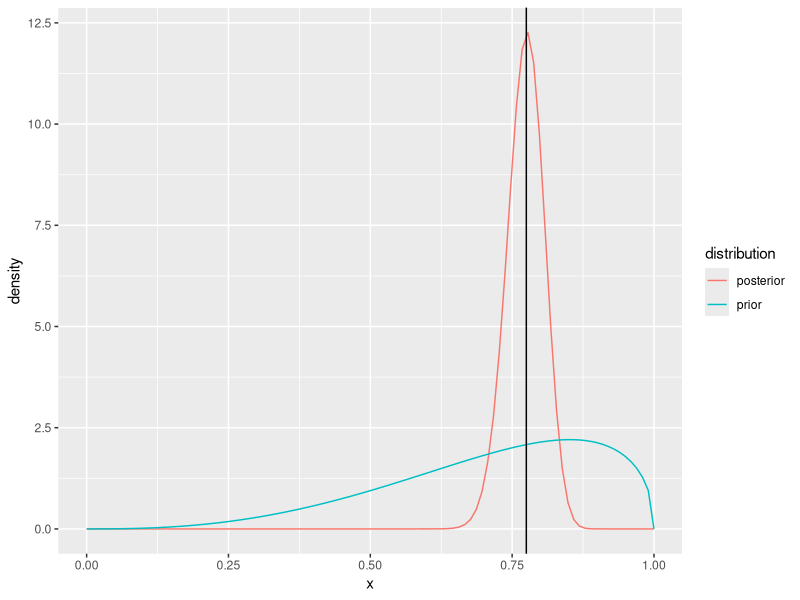
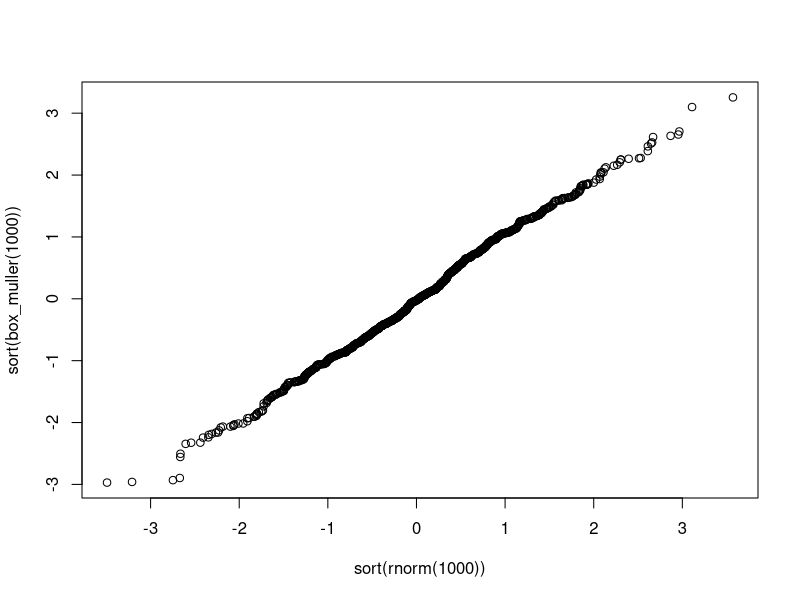
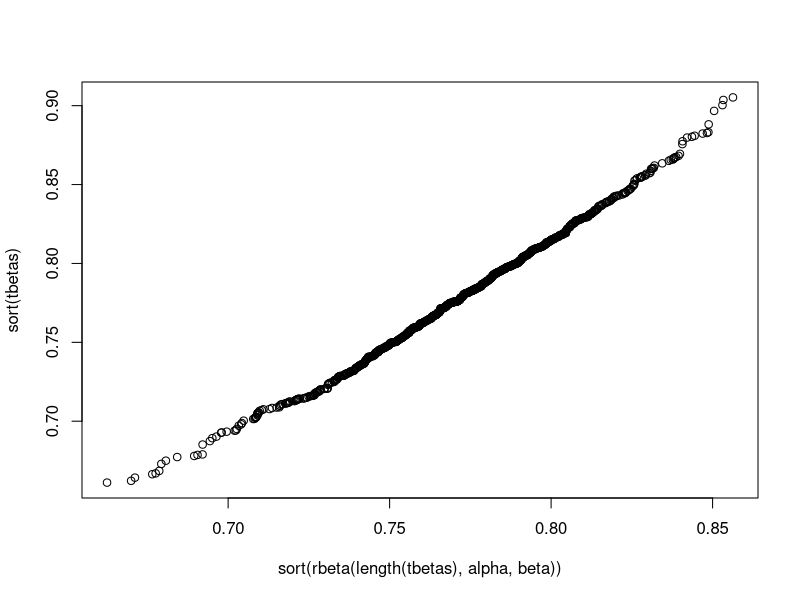
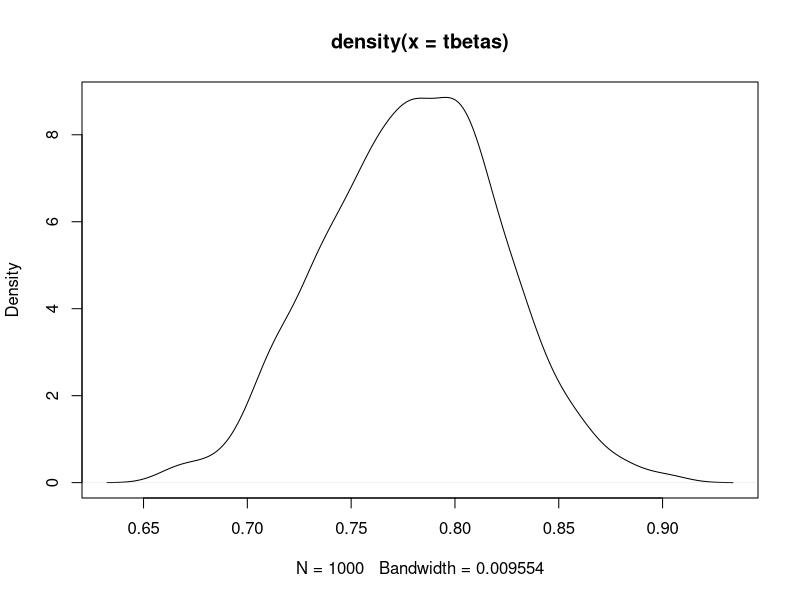
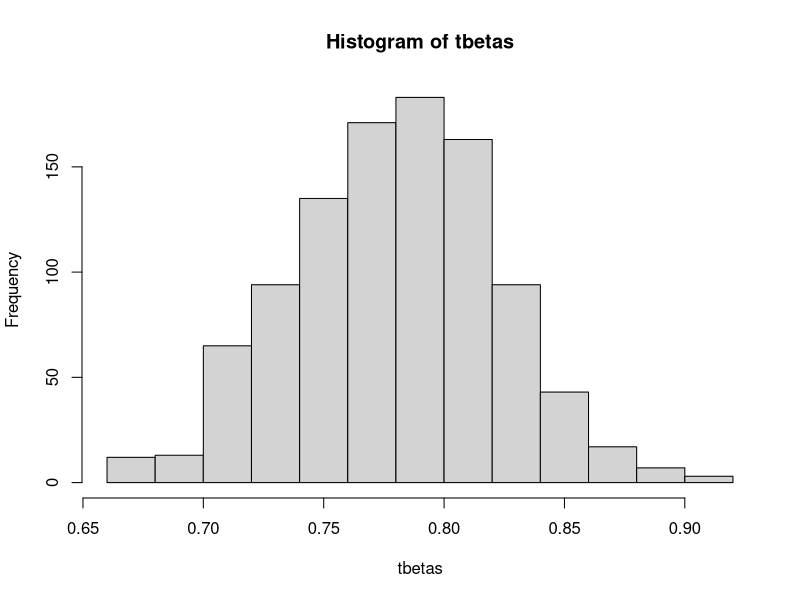

The R source for these figures, in order:
## ---- chunk 1
knitr::opts_chunk$set(echo = TRUE)
## ---- chunk 2
library(tidyr)
library(ggplot2)
library(tidyverse)
## ---- chunk 3
n_25 = (0.25+0.955)/2
n_50 = (0.50+0.9679)/2
n_75 = (0.75+0.98)/2
print(n_25)
print(n_50)
print(n_75)
## ---- chunk 4
y_trials = c(10, 50, 35, 25, 40)
y_failures = c(2, 8, 12, 6, 8)
y_successes = y_trials - y_failures
print(sum(y_trials)) # Value for n
print(sum(y_successes)) # Value for s
print(sum(y_successes)/sum(y_trials)) # Value for y_bar
## ---- chunk 5
a = 3.64
b = 1.46

plot_beta_prior = function(successes , trials , a , b , n){
  
  binary_data <- tibble(x=seq(from = 0 , to = 1 , len = n)) %>%
    mutate(prior = dbeta(x , a , b)) %>%
    mutate(posterior = dbeta(x , successes + a , trials - successes + b))%>%
    pivot_longer(cols = c(2,3) , names_to = 'distribution' , values_to = 'density')
  
  ggplot(binary_data) +
    geom_line(aes(x = x , y = density , col = distribution)) +
    geom_vline(xintercept = successes/trials)
}

# Prior has an effect
plot_beta_prior(sum(y_successes) , sum(y_trials) , a , b , 100)
## ---- chunk 6
N = 1e3
alpha = 127.64
beta = 37.46

# Box Muller for sampling normals
box_muller = function(N){
  M = ceiling(N/2)
  thetas = runif(M)*2*pi
  Us = runif(M)
  Ws = -2*log(1-Us)
  X1 = sqrt(Ws)*cos(thetas)
  X2 = sqrt(Ws)*sin(thetas)
  c(X1 , X2)[1:N]
}
# Check how well it approximates a normal dist
plot(sort(rnorm(1000)) , sort(box_muller(1000)))

# Normal Envelope for Beta
betaSams = function(n , a, b){
  A = a - 1
  B = b - 1
  xhat = A/(A+B)
  H = -1*(A^(1/3) + B^(1/3))^3
  Zs = box_muller(n) # substitute Normal sampler via ox Muller
  Xus = xhat + Zs*(sqrt(-1/H))
  hxhat = A*log(xhat)+ B*log(1-xhat)
  c = gamma(a)*gamma(b)/gamma(a+b)
  k = exp(hxhat)*sqrt(-2*pi/H)
  # Any negative numbers are already not worth considering
  Xus = Xus[Xus >= 0]
  # Initiate just as many random unifs (0,1)
  Us = runif(length(Xus))
  # Acceptance-Rejection step
  Xus[Us*exp(hxhat)*exp(H/2)*(Xus - xhat)^2 <= (Xus^A)*((1-Xus)^B)]
}

# Get the accepted samples
x = betaSams(N , alpha , beta)
tbetas = x[!is.na(x)]

# Check how well it approximates a Beta dist
plot(sort(rbeta(length(tbetas) , alpha , beta)) , sort(tbetas))
plot(density(tbetas))
hist(tbetas)
## ---- chunk 7
# Bernoulli from Uniform
binarify = function(num , theta){
  if (num >= theta){
    return(0)
  }
  else{
    return(1)
  }
}

# Binomial Sampler - Count successes
binomial = function(trials , theta){
  Us = runif(trials)
  bin_vec = c()
  for (i in seq_along(Us)){
    val = sapply(Us[i] , binarify , theta)
    bin_vec = c(bin_vec , val)
  }
  return(sum(bin_vec))
}

binomial_samples_gen = function(N , trials , thetas){
  # Run the binomial sampler N times. See distribution
  ySamples = c()
  for (i in 1:N){
    ySamples = c(ySamples , binomial(trials , sample(thetas , 1)))
  }
  return(ySamples)
}

# Variables
trials = 65
Us = runif(N)

# Generate
ySamples = binomial_samples_gen(N , trials , tbetas)

# Monte Carlo estimate
phat = sum(ySamples>50)/N
# Monte Carlo error
MCerror = sqrt(phat*(1-phat)/N)

print(paste('The MC estimate is', round(phat, 6), 'and (', round(phat-1.96*MCerror , 6), ',',round(phat+1.96*MCerror , 6),') is a 95% C.I'))
